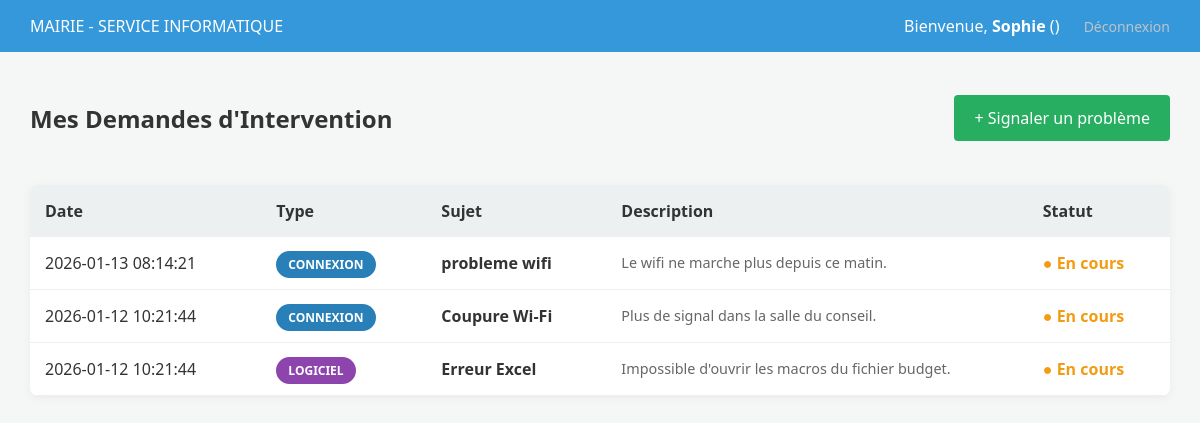
Before: /mairie/dashboard (signed in) with the older database file.
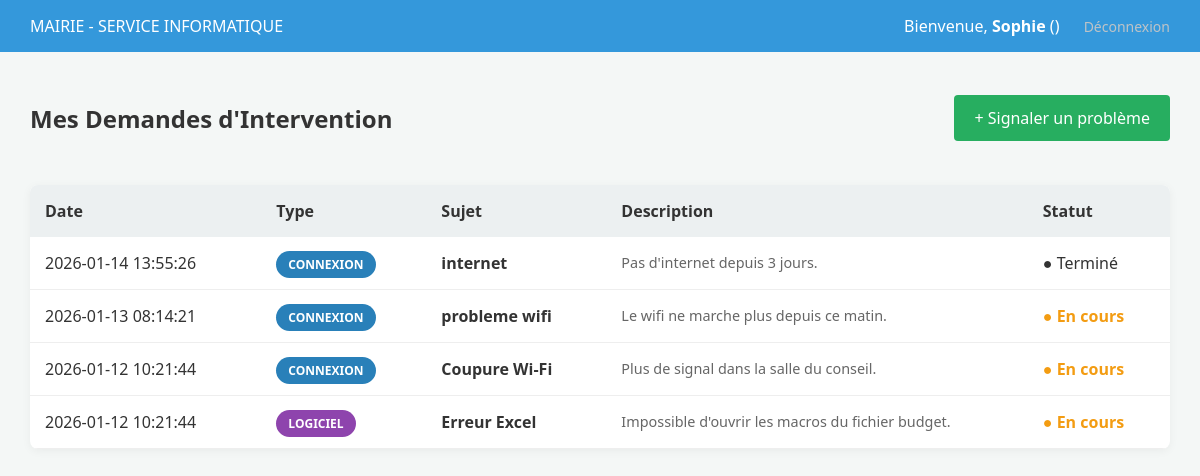
After: the same page with the newer database file.
### tables this page shows
CREATE TABLE ticket (
    id INTEGER PRIMARY KEY AUTOINCREMENT,
    titre TEXT NOT NULL,
    description TEXT,
    type_prestation TEXT NOT NULL, -- 'connexion', 'materiel', 'logiciel', 'securite'
    statut TEXT DEFAULT 'Nouveau',
    date_creation DATETIME DEFAULT CURRENT_TIMESTAMP,
    createur_id INTEGER NOT NULL,
    admin_id INTEGER, technicien_id INTEGER, duree TEXT, contrat TEXT,
    FOREIGN KEY (createur_id) REFERENCES "usager_old"(id),
    FOREIGN KEY (admin_id) REFERENCES "usager_old"(id)
);

### app.py (the view)
@app.route('/mairie/dashboard')
@login_required
def espace_mairie():
    conn = get_db_connection()
    mes_tickets = conn.execute('SELECT *, strftime("%d/%m/%Y", date_creation) as date_formatee FROM ticket WHERE createur_id = ? ORDER BY date_creation DESC',
                               (current_user.id,)).fetchall()
    conn.close()
    return render_template('espace_mairie.html', tickets=mes_tickets)

### app.py (called while the page is built)
def get_db_connection():
    conn = sqlite3.connect('mairie.db')
    conn.row_factory = sqlite3.Row
    return conn

@login_manager.user_loader
def load_user(user_id):
    conn = get_db_connection()
    u = conn.execute('SELECT * FROM usager WHERE id = ?', (user_id,)).fetchone()
    conn.close()
    if u:
        return Usager(u['id'], u['nom'], u['prenom'], u['role'], u['mairie_id'])
    return None

### templates/espace_mairie.html (shortened to what this page needs)
<!DOCTYPE html>
<html lang="fr">
<head>
    <link rel="stylesheet" href="{{ url_for('static', filename='css/style.css') }}">
</head>
<body>
    <header class="admin-header" style="background-color: #3498db;">
        <div class="logo">MAIRIE - SERVICE INFORMATIQUE</div>
        <div class="user-info">
            <span>Bienvenue, <strong>{{ current_user.prenom }}</strong> ({{ current_user.service }})</span>
            <a href="{{ url_for('logout') }}" class="btn-logout" style="margin-left: 20px;">Déconnexion</a>
        </div>
    </header>
    <div class="dashboard-container">
        <div style="display: flex; justify-content: space-between; align-items: center; margin-bottom: 30px;">
            <h2>Mes Demandes d'Intervention</h2>
            <a href="{{ url_for('nouveau_ticket') }}" class="btn-action" style="background-color: #27ae60; padding: 12px 20px; font-size: 16px;">
                + Signaler un problème
            </a>
        </div>
        <table>
            <thead>
                <tr>
                    <th>Date</th>
                    <th>Type</th>
                    <th>Sujet</th>
                    <th>Description</th>
                    <th>Statut</th>
                </tr>
            </thead>
            <tbody>
                {% for ticket in tickets %}
                <tr>
                    <td>{{ ticket['date_creation'] }}</td>
                    <td>
                        <span class="badge {{ ticket['type_prestation'] }}">
                            {{ ticket['type_prestation'] }}
                        </span>
                    </td>
                    <td><strong>{{ ticket['titre'] }}</strong></td>
                    <td style="max-width: 300px; color: #666; font-size: 0.9em;">
                        {{ ticket['description'] }}
                    </td>
                    <td>
                        <span class="status-{{ ticket['statut'].lower().replace(' ', '') }}">
                            ● {{ ticket['statut'] }}
                        </span>
                    </td>
                </tr>
                {% else %}
                <tr>
                    <td colspan="5" style="text-align: center; padding: 50px; color: #999;">
                        Vous n'avez soumis aucun ticket pour le moment.
                    </td>
                </tr>
                {% endfor %}
            </tbody>
        </table>
    </div>
</body>
</html>

Changed rows visible on the page:
added ticket: date_creation "2026-01-14 13:55:26", type_prestation "CONNEXION", titre "internet", description "Pas d'internet depuis 3 jours.", statut "Terminé"
